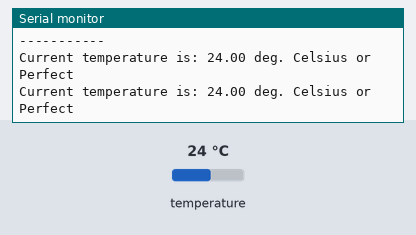
The program below on a simulated ESP8266 (Wemos D1 mini). On the bench: the last lines printed to the serial monitor. Inputs (shaded band) come from the test bench; at power-on: temperature 24 °C.

Above: at 4.4 s.
4.5 s: temperature set to 12 °C
At 7.2 s:
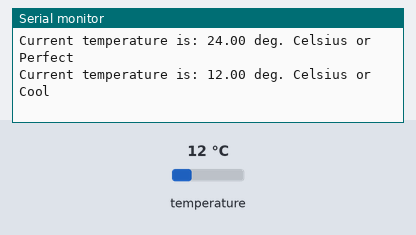
10.7 s: temperature set to 28 °C
At 13.1 s:
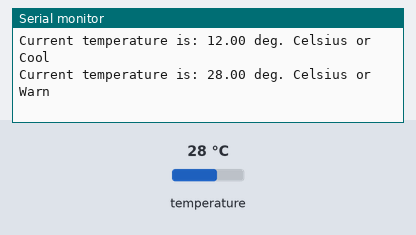
16.3 s: temperature set to 33 °C
At 19.0 s:
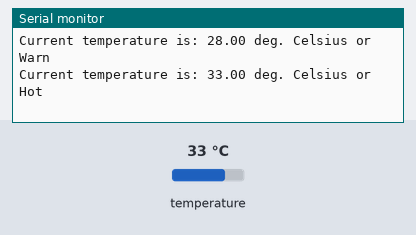
21.9 s: temperature set to 41 °C
At 23.6 s:
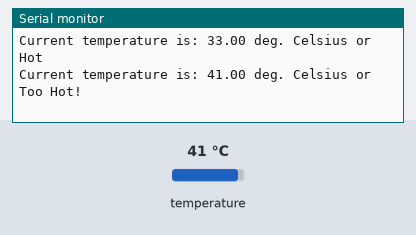
27.5 s: temperature set to 7 °C
At 29.5 s:
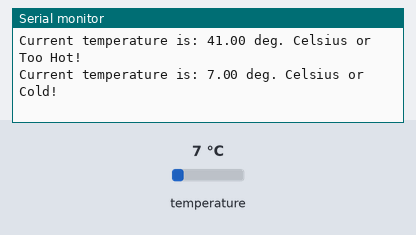

Measured:
- after the input at 4.5 s, the serial monitor: prints a new line after 1.9 s (image 1)
- after the input at 10.7 s, the serial monitor: prints a new line after 1.4 s (image 2)
- after the input at 16.3 s, the serial monitor: prints a new line after 1.4 s (image 3)
- after the input at 21.9 s, the serial monitor: prints a new line after 1.4 s (image 4)
- after the input at 27.5 s, the serial monitor: prints a new line after 1.4 s (image 5)

The program:

main.cpp
```cpp
// ******************************************************************
// Dallas Semiconductor DS18B20 Temperature Sensor Demo Program
// COMP-10184
// Mohawk College
// library for Arduino framework
#include <Arduino.h>
// 1-Wire sensor communication libary
#include <OneWire.h>
// DS18B20 sensor library
#include <DallasTemperature.h>
// Pin that the DS18B20 is connected to
const int oneWireBus = D3;
// Setup a oneWire instance to communicate with any OneWire devices
OneWire oneWire(oneWireBus);
// Pass our oneWire reference to Dallas Temperature sensor
DallasTemperature DS18B20(&oneWire);
void setup() {
 // configure the USB serial monitor
 Serial.begin(115200);
 // Start the DS18B20 sensor
 //DS18B20.begin();
 DeviceAddress myAddress;

 //String[2] myData;

  DS18B20.begin();

  DS18B20.getAddress(myAddress,0);

  Serial.println("");
  Serial.println("---Device Address: ---");

  for(uint8_t i=0; i<8;i++) {
    Serial.print(myAddress[i],HEX);
  }
  Serial.println("");

  Serial.println("-----------");


}

String tempCheck(float temp) {
  String tempOut;
  if(temp < 10) {
    tempOut = "Cold!";
  }
  else if(temp < 15) {
    tempOut = "Cool";
  }
  else if (temp < 25)
  {
    tempOut = "Perfect";
  }
  else if (temp < 30)
  {
    tempOut = "Warn";
  }
  else if (temp < 35)
  {
    tempOut = "Hot";
  }
  else if (temp > 35)
  {
    tempOut = "Too Hot!";
  } else {
    tempOut = "Error...";
  }
  return tempOut;
}
void loop() {
 float fTemp;

 DeviceAddress myAddress;

 //String[2] myData;

  DS18B20.begin();

  DS18B20.getAddress(myAddress,0);

 if(!DS18B20.getAddress(myAddress,0)) {
  Serial.println("Disconnected");
 } else {
  // ask DS18B20 for the current temperature
  DS18B20.requestTemperatures();
  // fetch the temperature. We only have 1 sensor, so the index is 0.
  fTemp = DS18B20.getTempCByIndex(0);
  // print the temp to the USB serial monitor
  Serial.println("Current temperature is: " + String(fTemp) + " deg. Celsius or " + tempCheck(fTemp));
 }

 // wait 2s (2000ms) before doing this again
 delay(2000);
}
```
